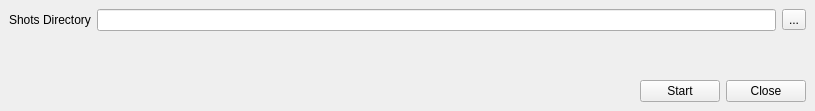
<?xml version="1.0" encoding="UTF-8"?>
<ui version="4.0">
 <class>MainWindow</class>
 <widget class="QMainWindow" name="MainWindow">
  <property name="geometry">
   <rect>
    <x>0</x>
    <y>0</y>
    <width>815</width>
    <height>111</height>
   </rect>
  </property>
  <property name="windowTitle">
   <string>MainWindow</string>
  </property>
  <widget class="QWidget" name="centralwidget">
   <layout class="QVBoxLayout" name="verticalLayout">
    <item>
     <layout class="QHBoxLayout" name="pathLayout">
      <item>
       <widget class="QLabel" name="label">
        <property name="text">
         <string>Shots Directory</string>
        </property>
       </widget>
      </item>
      <item>
       <widget class="QLineEdit" name="shotsPathBox"/>
      </item>
      <item>
       <widget class="QToolButton" name="browseButton">
        <property name="text">
         <string>...</string>
        </property>
       </widget>
      </item>
     </layout>
    </item>
    <item>
     <widget class="QLabel" name="statusLabel">
      <property name="text">
       <string/>
      </property>
     </widget>
    </item>
    <item>
     <widget class="QLabel" name="subStatusLabel">
      <property name="text">
       <string/>
      </property>
     </widget>
    </item>
    <item>
     <layout class="QHBoxLayout" name="horizontalLayout">
      <item>
       <spacer name="horizontalSpacer">
        <property name="orientation">
         <enum>Qt::Horizontal</enum>
        </property>
        <property name="sizeHint" stdset="0">
         <size>
          <width>40</width>
          <height>20</height>
         </size>
        </property>
       </spacer>
      </item>
      <item>
       <widget class="QPushButton" name="renderButton">
        <property name="minimumSize">
         <size>
          <width>75</width>
          <height>0</height>
         </size>
        </property>
        <property name="toolTip">
         <string>Render selected shots</string>
        </property>
        <property name="text">
         <string>Start</string>
        </property>
       </widget>
      </item>
      <item>
       <widget class="QPushButton" name="pushButton_2">
        <property name="minimumSize">
         <size>
          <width>75</width>
          <height>0</height>
         </size>
        </property>
        <property name="text">
         <string>Close</string>
        </property>
       </widget>
      </item>
     </layout>
    </item>
   </layout>
  </widget>
 </widget>
 <resources/>
 <connections>
  <connection>
   <sender>pushButton_2</sender>
   <signal>clicked()</signal>
   <receiver>MainWindow</receiver>
   <slot>close()</slot>
   <hints>
    <hint type="sourcelabel">
     <x>430</x>
     <y>71</y>
    </hint>
    <hint type="destinationlabel">
     <x>213</x>
     <y>66</y>
    </hint>
   </hints>
  </connection>
 </connections>
</ui>
